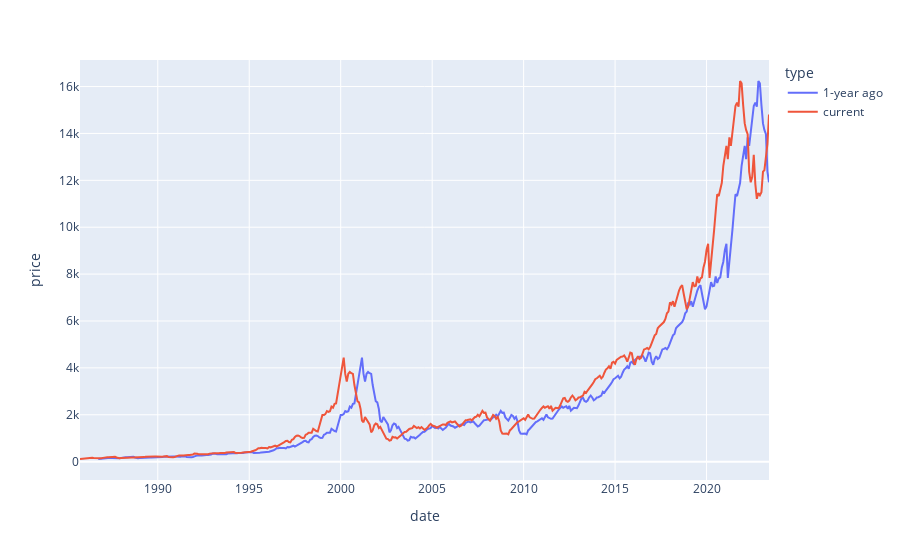

Notebook cell for this chart:
### Code cell
fig = px.line(
    df, x="date", y="price", color='type', 
    )
fig.show()

### Figure 1 — Plotly figure (JSON) as saved in the notebook; plotly's stock layout.template omitted (floating-point values rounded to 4 significant figures; data arrays with more than 128 entries replaced by an {"elided": "..."} marker saying what was removed)
{"data": [{"hovertemplate": "type=1-year ago<br>date=%{x}<br>price=%{y}<extra></extra>", "legendgroup": "1-year ago", "line": {"color": "#636efa", "dash": "solid"}, "marker": {"symbol": "circle"}, "mode": "lines", "name": "1-year ago", "orientation": "v", "showlegend": true, "type": "scatter", "x": {"elided": "453 str values"}, "xaxis": "x", "y": {"elided": "453 float values"}, "yaxis": "y"}, {"hovertemplate": "type=current<br>date=%{x}<br>price=%{y}<extra></extra>", "legendgroup": "current", "line": {"color": "#EF553B", "dash": "solid"}, "marker": {"symbol": "circle"}, "mode": "lines", "name": "current", "orientation": "v", "showlegend": true, "type": "scatter", "x": {"elided": "453 str values"}, "xaxis": "x", "y": {"elided": "453 float values"}, "yaxis": "y"}], "layout": {"legend": {"title": {"text": "type"}, "tracegroupgap": 0}, "margin": {"t": 60}, "xaxis": {"anchor": "y", "domain": [0, 1], "title": {"text": "date"}}, "yaxis": {"anchor": "x", "domain": [0, 1], "title": {"text": "price"}}}}
